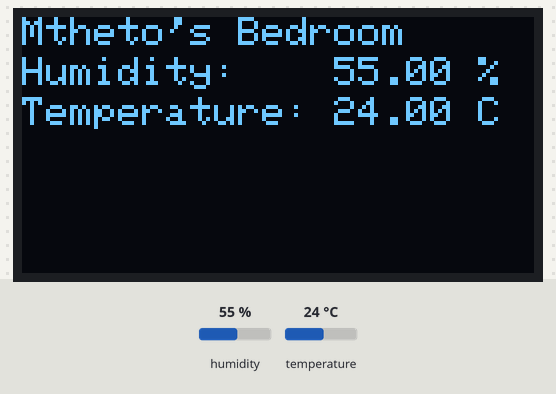
This sketch was run on a simulated Arduino Uno, built with avr-gcc and run on an emulated ATmega328P. Shown: 128×64 one-colour display. The test bench sets the inputs (shaded band); at power-on: humidity 55 %, temperature 24 °C.

Above: at 4.9 s.
5.0 s: humidity set to 22 %
At 6.6 s:
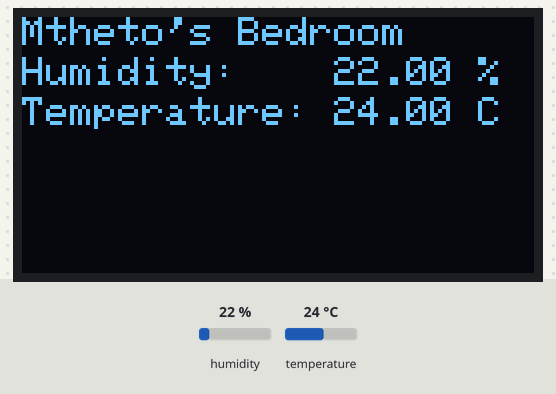
8.0 s: temperature set to 12 °C
At 9.0 s:
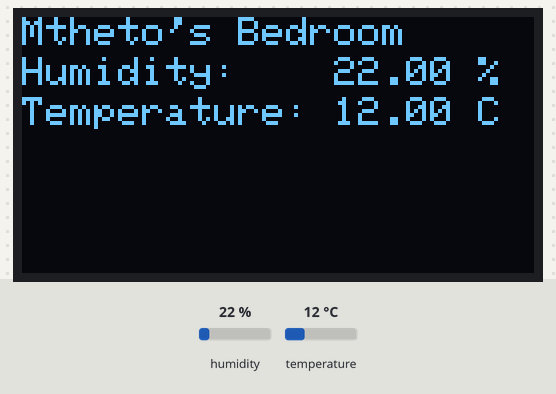
11.0 s: humidity set to 40 %
At 13.6 s:
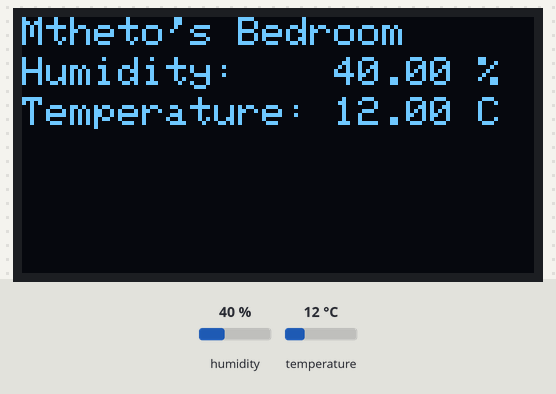
14.0 s: temperature set to 19 °C
Timing chart, 0 to 17.0 s (numbered marks = the images above; inputs shaded):
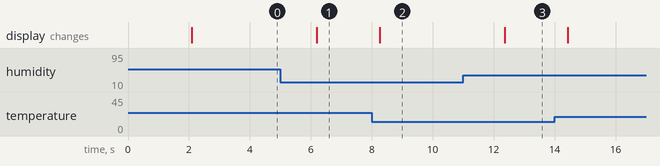

Measured:
- after the input at 5.0 s, the display: changes after 1.2 s (image 1)
- after the input at 8.0 s, the display: changes after 0.26 s (image 2)
- after the input at 11.0 s, the display: changes after 1.4 s (image 3)

The sketch:

OLED_sample.ino
```cpp
/*
 *Author : Mtheto Sinjani
 *Global Health Informatics Institute
 *www.ghii.org
*/

// Include Wire Library for I2C
#include <Wire.h>

// Include Adafruit Graphics & OLED libraries
#include <Adafruit_GFX.h>
#include <Adafruit_SSD1306.h>

// Include DHT Temp Humid Library
#include "DHT.h"

// Reset pin not used but needed for library
#define OLED_RESET 4
Adafruit_SSD1306 display(OLED_RESET);

// Define object DHT
#define DHTTYPE DHT11
#define DHTPIN 2           //Pin number of the signal
DHT dht(DHTPIN, DHTTYPE);

void setup() {
  // Start Wire library for I2C
  Wire.begin();
  // initialize OLED with I2C addr 0x3C
  display.begin(SSD1306_SWITCHCAPVCC, 0x3C);
  //Start DHT Sensor
    dht.begin();
}

void displayTempHumid(){
  // Delay to allow sensor to stabalize
  delay(2000);

  // Reading temperature or humidity takes about 250 milliseconds!
  // Sensor readings may also be up to 2 seconds 'old' (its a very slow sensor)
  float humi = dht.readHumidity();
  // Read temperature as Celsius (the default)
  float temp = dht.readTemperature();

  // Clear the display
  display.clearDisplay();
  //Set the color - always use white despite actual display color
  display.setTextColor(WHITE);
  //Set the font size
  display.setTextSize(1);

  // Check if any reads failed and exit early (to try again).
  if(isnan(humi) || isnan(temp)){
   display.setCursor(0,10);
   display.print("DHT sensor Failure");
   return;
  }
  //Set the cursor coordinates
  display.setCursor(0,0);
  display.print("Mtheto's Bedroom");
  display.setCursor(0,10);
  display.print("Humidity:    ");
  display.print(humi);
  display.print(" %");
  display.setCursor(0,20);
  display.print("Temperature: ");
  display.print(temp);
  display.print(" C");
}
void loop() {
  displayTempHumid();
  display.display();
}
```
